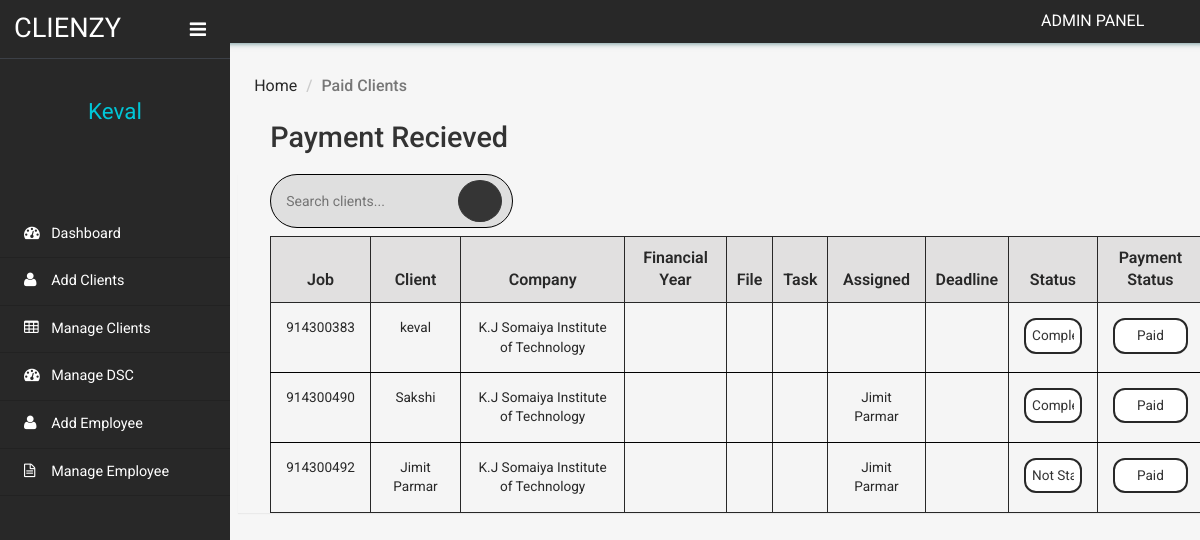
The app's page /clientms/admin/payment-done.php (signed in) with its own data.
### tables this page shows
CREATE TABLE `tblclient` (
  `ID` int(10) NOT NULL,
  `ContactName` varchar(30) DEFAULT NULL,
  `CompanyName` varchar(120) DEFAULT NULL,
  `Notes` mediumtext DEFAULT NULL,
  `ClientAddedBy` varchar(20) DEFAULT NULL,
  `deadline` date DEFAULT NULL,
  `Tag` varchar(20) DEFAULT NULL,
  `financialyear` varchar(15) DEFAULT NULL,
  `file` varchar(15) DEFAULT NULL,
  `budgethrs` int(10) DEFAULT NULL,
  `actualhrs` int(10) DEFAULT NULL,
  `expense` varchar(30) DEFAULT NULL,
  `remark` text DEFAULT NULL,
  `CreationDate` timestamp NULL DEFAULT current_timestamp(),
  `Status` varchar(20) NOT NULL DEFAULT 'Not Started',
  `PaymentStatus` varchar(12) NOT NULL DEFAULT 'Pending',
  `expiryDate1` date DEFAULT NULL,
  `expiryDate2` date DEFAULT NULL,
  `expiryDate3` date DEFAULT NULL
);

CREATE TABLE `tblemployee` (
  `EmployeeID` int(11) NOT NULL,
  `EmployeeName` varchar(255) DEFAULT NULL,
  `EmployeePhnumber` bigint(10) DEFAULT NULL,
  `Password` text DEFAULT 'password',
  `CreationDate` timestamp NOT NULL DEFAULT current_timestamp()
);

### clientms/admin/payment-done.php (the view, shortened to what this page needs)
<?php
include('includes/dbconnection.php');
if (strlen($_SESSION['clientmsaid']) == 0) {
    header('location:logout.php');
} else {
    function getAssignedEmployeeName($clientId){
        global $dbh;
        $sql = "SELECT e.EmployeeName
                FROM tblassignments a
                JOIN tblemployee e ON a.EmployeeID = e.EmployeeID
                WHERE a.ID = :clientId";
        $query = $dbh->prepare($sql);
        $query->bindParam(':clientId', $clientId, PDO::PARAM_INT);
        $query->execute();
        $result = $query->fetch(PDO::FETCH_ASSOC);
        if ($result) {
            return htmlentities($result['EmployeeName']);
        } else {
            $addedBySql = "SELECT ClientAddedBy FROM tblclient WHERE ID = :clientId";
            $addedByQuery = $dbh->prepare($addedBySql);
            $addedByQuery->bindParam(':clientId', $clientId, PDO::PARAM_INT);
            $addedByQuery->execute();
            $addedByResult = $addedByQuery->fetch(PDO::FETCH_ASSOC);
            if ($addedByResult) {
                return htmlentities($addedByResult['ClientAddedBy']);
            } else {
                return "No employee assigned";
            }
        }
    }
    $sql = "SELECT * FROM tblclient WHERE PaymentStatus = 'Paid'";
		$query = $dbh->prepare($sql);
		$query->execute();
		$clients = $query->fetchAll(PDO::FETCH_OBJ);
}
?>
<!DOCTYPE HTML>
<html>
<head>
    <link href="css/bootstrap.min.css" rel='stylesheet' type='text/css' />
    <link href="css/style.css" rel='stylesheet' type='text/css' />
    <link href="css/font-awesome.css" rel="stylesheet">
    <link rel="stylesheet" href="css/icon-font.min.css" type='text/css' />
</head>
<body>
    <div class="page-container">
        <div class="left-content">
            <div class="inner-content">
                <?php include_once('includes/header.php');?>
                <div class="outter-wp">
                    <div class="sub-heard-part">
                        <ol class="breadcrumb m-b-0">
                            <li><a href="dashboard.php">Home</a></li>
                            <li class="active">Paid Clients</li>
                        </ol>
                    </div>
                    <div class="graph-visual tables-main">
                        <h3 class="inner-tittle two">Payment Recieved</h3>
                        <div class="graph">
                        <div class="search-bar-container">
                            <div class="search-bar">
                                <form method="GET" action="">
                                    <input type="text" name="search" placeholder="Search clients...">
                                    <button type="submit"><i class = "lnr lnr-magnifier"></i></button>
                                </form>
                            </div>
                        </div>
                            <div class="tables">
                                <table class="table" border="1" id="client-table">
                                    <thead>
                                    <tr>
                                            <th>Job</th>
                                            <th >Client </th>
                                            <th>Company</th>
                                            <th>Financial Year</th>
                                            <th>File</th>
                                            <th>Task</th>
                                            <th>Assigned</th>
                                            <th>Deadline</th>
                                            <th>Status</th>
                                            <th>Payment Status</th>
                                        </tr>
                                    </thead>
                                    <tbody>
                                        <?php
                                        if (!empty($clients)) {
                                            foreach ($clients as $client) {
                                        ?>
                                                <tr class="active">
                                                    <td><?php echo htmlentities($client->ID); ?></th>
                                                    <td onclick="window.location.href='edit-client-details.php?addid=<?php echo $client->ID; ?>'"><?php echo htmlentities($client->ContactName); ?></td>
                                                    <td onclick="window.location.href='edit-client-details.php?addid=<?php echo $client->ID; ?>'"><?php echo htmlentities($client->CompanyName); ?></td>
                                                    <td onclick="window.location.href='edit-client-details.php?addid=<?php echo $client->ID; ?>'"><?php echo htmlentities($client->financialyear); ?></td>
                                                    <td onclick="window.location.href='edit-client-details.php?addid=<?php echo $client->ID; ?>'"><?php echo htmlentities($client->file); ?></td>
                                                    <td onclick="window.location.href='edit-client-details.php?addid=<?php echo $client->ID; ?>'"><?php echo htmlentities($client->Tag); ?></td>
                                                    <td onclick="window.location.href='edit-client-details.php?addid=<?php echo $client->ID; ?>'"><?php echo getAssignedEmployeeName($client->ID); ?></td>
                                                    <td onclick="window.location.href='edit-client-details.php?addid=<?php echo $client->ID; ?>'"><?php echo htmlentities($client->deadline); ?></td>
                                                    <td>
                                                        <select name="status" onchange="updateStatus('<?php echo $client->ID; ?>', this.value)">
                                                            <option value="Not Started" <?php if ($client->Status == 'Not Started') echo 'selected'; ?>>Not Started</option>
                                                            <option value="Completed" <?php if ($client->Status == 'Completed') echo 'selected'; ?>>Completed</option>
                                                        </select>
                                                    </td>
                                                    <td>
                                                    <select name="payment_status" onchange="updatePaymentStatus('<?php echo $client->ID; ?>', this.value)">
                                                        <option value="Paid" <?php if ($client->PaymentStatus == 'Paid') echo 'selected'; ?>>Paid</option>
                                                    </select>
                                                    </td>
                                                </tr>
                                        <?php
                                            }
                                        }
                                        ?>
                                    </tbody>
                                </table>
                            </div>
                        </div>
                    </div>
                </div>
            </div>
        </div>
        <?php include_once('includes/sidebar.php');?>
    </div>
</body>
</html>

### clientms/admin/includes/sidebar.php (shortened to what this page needs)
 <div class="sidebar-menu">
    <header class="logo">
        <a href="#" class="sidebar-icon"> <span class="fa fa-bars"></span> </a> <a href="dashboard.php"> <span id="logo"> <h1>CLIENZY</h1></span>
        </a>
    </header>
    <div class="down">
        <?php
$aid=$_SESSION['clientmsaid'];
$sql="SELECT AdminName from  tbladmin where ID=:aid";
$query = $dbh -> prepare($sql);
$query->bindParam(':aid',$aid,PDO::PARAM_STR);
$query->execute();
$results=$query->fetchAll(PDO::FETCH_OBJ);
$cnt=1;
if($query->rowCount() > 0)
{
foreach($results as $row)
{               ?>
        <a href="dashboard.php"><span class=" name-caret"><?php  echo $row->AdminName;?></span></a><br>
        <?php $cnt=$cnt+1;}} ?>
        <ul>
            <li><a class="tooltips" href="admin-profile.php"><span>Profile</span><i class="lnr lnr-user"></i></a></li>
            <li><a class="tooltips" href="change-password.php"><span>Settings</span><i class="lnr lnr-cog"></i></a></li>
            <li><a class="tooltips" href="logout.php"><span>Log out</span><i class="lnr lnr-power-switch"></i></a></li>
        </ul>
    </div>
    <div class="menu">
        <ul id="menu" >
            <li><a href="dashboard.php"><i class="fa fa-tachometer"></i> <span>Dashboard</span></a></li>
            <li><a href="add-client.php"><i class="fa fa-user"></i> <span>Add Clients</span></a></li>
            <li><a href="manage-client.php"><i class="fa fa-table"></i> <span>Manage Clients</span></a></li>
            <li><a href="manage-dsc.php"><i class="fa fa-tachometer"></i> <span>Manage DSC</span></a></li>
            <li><a href="add-employee.php"><i class="fa fa-user"></i> <span>Add Employee</span></a></li>
            <li><a href="manage-employee.php"><i class="fa fa-file-text-o"></i> <span>Manage Employee</span></a></li>
        </ul>
    </div>
</div>

### records on screen
tblclient: ID "914300383", ContactName "keval", CompanyName "K.J Somaiya Institute of Technology", status "Completed", payment_status "Paid"
tblclient: ID "914300490", ContactName "Sakshi", CompanyName "K.J Somaiya Institute of Technology", ID.EmployeeName "Jimit Parmar", status "Completed", payment_status "Paid"
tblclient: ID "914300492", ContactName "Jimit Parmar", CompanyName "K.J Somaiya Institute of Technology", ID.EmployeeName "Jimit Parmar", status "Not Started", payment_status "Paid"

### other values on screen
$row->AdminName "Keval"
